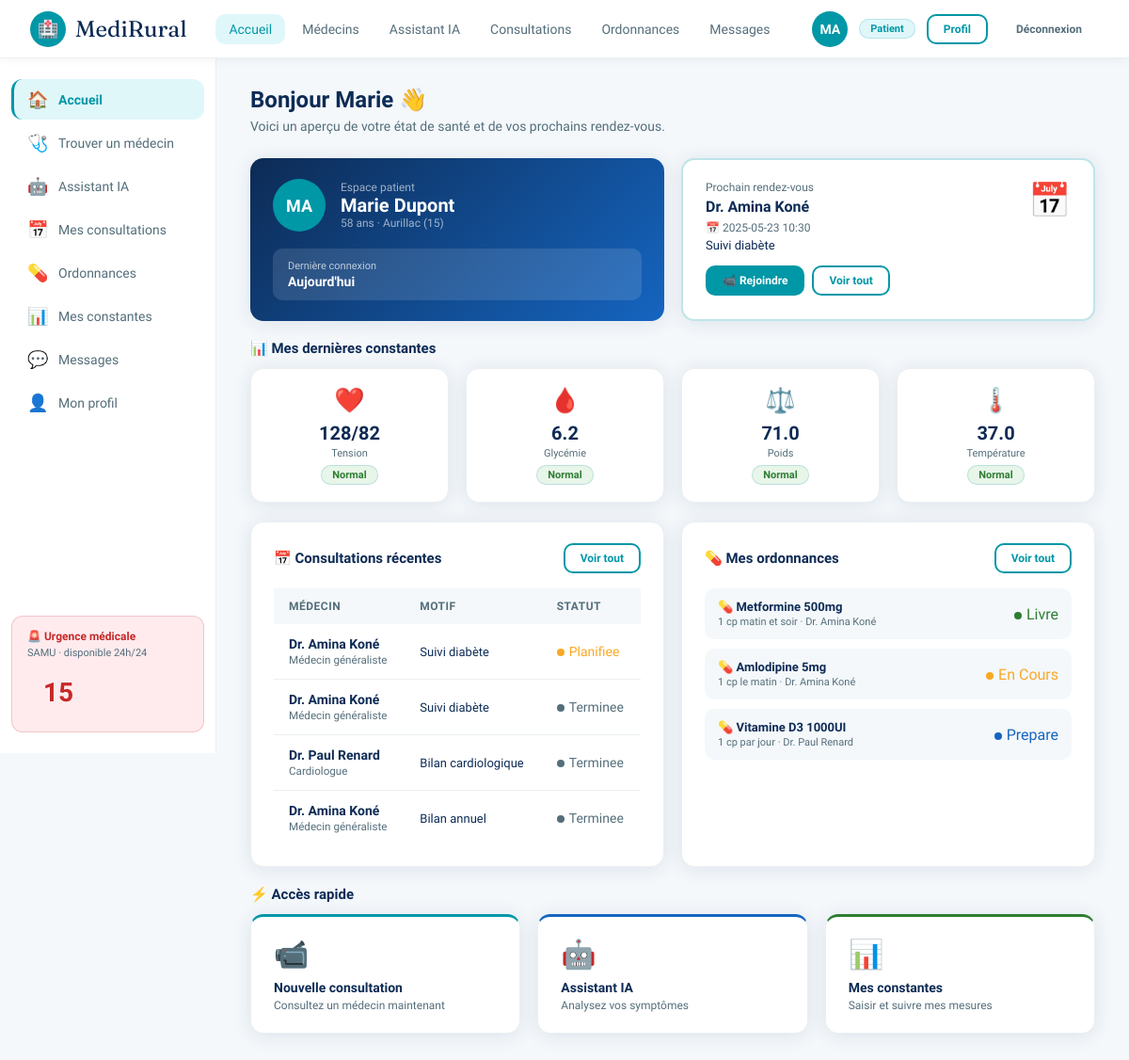
The app's page /dashboard (signed in) with its own data.
### tables this page shows
CREATE TABLE users (
            id          INTEGER PRIMARY KEY AUTOINCREMENT,
            email       TEXT UNIQUE NOT NULL,
            password    TEXT NOT NULL,
            name        TEXT NOT NULL,
            role        TEXT NOT NULL DEFAULT 'patient',
            age         INTEGER,
            city        TEXT,
            phone       TEXT,
            specialite  TEXT,
            bio         TEXT,
            avatar_color TEXT DEFAULT '#0097A7',
            created_at  TEXT DEFAULT (datetime('now'))
        );

CREATE TABLE consultations (
            id          INTEGER PRIMARY KEY AUTOINCREMENT,
            patient_id  INTEGER NOT NULL,
            doctor_id   INTEGER NOT NULL,
            motif       TEXT,
            status      TEXT DEFAULT 'planifiee',
            date_rdv    TEXT,
            notes       TEXT,
            ordonnance  TEXT,
            created_at  TEXT DEFAULT (datetime('now')),
            FOREIGN KEY (patient_id) REFERENCES users(id),
            FOREIGN KEY (doctor_id)  REFERENCES doctors(id)
        );

CREATE TABLE constantes (
            id          INTEGER PRIMARY KEY AUTOINCREMENT,
            patient_id  INTEGER NOT NULL,
            tension     TEXT,
            glycemie    TEXT,
            poids       REAL,
            temperature REAL,
            spo2        TEXT,
            recorded_at TEXT DEFAULT (datetime('now')),
            FOREIGN KEY (patient_id) REFERENCES users(id)
        );

CREATE TABLE doctors (
            id          INTEGER PRIMARY KEY AUTOINCREMENT,
            user_id     INTEGER NOT NULL UNIQUE,
            specialite  TEXT NOT NULL,
            note        REAL DEFAULT 4.8,
            nb_consults INTEGER DEFAULT 0,
            dispo       TEXT DEFAULT 'Disponible',
            tarif       INTEGER DEFAULT 25,
            FOREIGN KEY (user_id) REFERENCES users(id)
        );

CREATE TABLE ordonnances (
            id          INTEGER PRIMARY KEY AUTOINCREMENT,
            patient_id  INTEGER NOT NULL,
            doctor_id   INTEGER NOT NULL,
            medicament  TEXT NOT NULL,
            posologie   TEXT,
            duree       TEXT,
            status      TEXT DEFAULT 'en_attente',
            created_at  TEXT DEFAULT (datetime('now')),
            FOREIGN KEY (patient_id) REFERENCES users(id),
            FOREIGN KEY (doctor_id)  REFERENCES users(id)
        );

### app.py (the view, shortened to what this page needs)
@app.route("/dashboard")
@login_required
def dashboard():
    uid  = session["user_id"]
    role = session["role"]
    if role == "patient":
        user   = query("SELECT * FROM users WHERE id=?", (uid,), one=True)
        consults = query("""
            SELECT c.*, u.name as doc_name, d.specialite
            FROM consultations c
            JOIN doctors d ON c.doctor_id=d.id
            JOIN users u ON d.user_id=u.id
            WHERE c.patient_id=? ORDER BY c.date_rdv DESC LIMIT 5
        """, (uid,))
        ordos = query("""
            SELECT o.*, u.name as doc_name FROM ordonnances o
            JOIN users u ON o.doctor_id=u.id
            WHERE o.patient_id=? ORDER BY o.created_at DESC LIMIT 3
        """, (uid,))
        constante = query("SELECT * FROM constantes WHERE patient_id=? ORDER BY recorded_at DESC LIMIT 1", (uid,), one=True)
        prochain  = query("""
            SELECT c.*, u.name as doc_name FROM consultations c
            JOIN doctors d ON c.doctor_id=d.id
            JOIN users u ON d.user_id=u.id
            WHERE c.patient_id=? AND c.status='planifiee' ORDER BY c.date_rdv ASC LIMIT 1
        """, (uid,), one=True)
        return render_template("dashboard_patient.html",
            user=user, consults=consults, ordos=ordos,
            constante=constante, prochain=prochain)

### templates/dashboard_patient.html (shortened to what this page needs)
{% extends "base.html" %}
{% block content %}
<p class="page-title">Bonjour {{ session.name.split()[0] }} 👋</p>
<p class="page-sub">Voici un aperçu de votre état de santé et de vos prochains rendez-vous.</p>
<div class="card-grid card-grid-2" style="margin-bottom:20px">
  <div class="card" style="background:linear-gradient(135deg,#0D2B55,#1565C0);border:none">
    <div style="display:flex;align-items:center;gap:16px;margin-bottom:18px">
      <div class="avatar" style="background:{{ session.avatar_color }};width:56px;height:56px;font-size:18px">
        {{ session.name[:2].upper() }}
      </div>
      <div>
        <p style="color:rgba(255,255,255,.6);font-size:12px">Espace patient</p>
        <p style="color:#fff;font-weight:800;font-size:20px">{{ user.name }}</p>
        <p style="color:rgba(255,255,255,.6);font-size:12px">{{ user.age }} ans{% if user.city %} · {{ user.city }}{% endif %}</p>
      </div>
    </div>
    <div style="background:rgba(255,255,255,.12);border-radius:10px;padding:12px 16px">
      <p style="color:rgba(255,255,255,.7);font-size:11px;margin-bottom:2px">Dernière connexion</p>
      <p style="color:#fff;font-weight:600;font-size:14px">Aujourd'hui</p>
    </div>
  </div>
  {% if prochain %}
  <div class="card" style="border:2px solid rgba(0,151,167,.25)">
    <div style="display:flex;justify-content:space-between;align-items:flex-start;margin-bottom:14px">
      <div>
        <p style="color:var(--grey);font-size:12px;margin-bottom:4px">Prochain rendez-vous</p>
        <p style="color:var(--navy);font-weight:800;font-size:16px">{{ prochain.doc_name }}</p>
        <p style="color:var(--grey);font-size:12px;margin-top:6px">📅 {{ prochain.date_rdv }}</p>
        <p style="color:var(--navy);font-size:13px;margin-top:4px;font-weight:500">{{ prochain.motif }}</p>
      </div>
      <span style="font-size:36px">📅</span>
    </div>
    <div style="display:flex;gap:8px">
      <a href="{{ url_for('teleconsult', consult_id=prochain.id) }}" class="btn btn-primary btn-sm">📹 Rejoindre</a>
      <a href="{{ url_for('consultations') }}" class="btn btn-outline btn-sm">Voir tout</a>
    </div>
  </div>
  {% endif %}
</div>
{% if constante %}
<p style="font-weight:800;font-size:15px;color:var(--navy);margin-bottom:12px">📊 Mes dernières constantes</p>
<div class="card-grid card-grid-4" style="margin-bottom:20px">
  {% for item in [
    ('❤️','Tension',    constante.tension,    'mmHg'),
    ('🩸','Glycémie',   constante.glycemie,   'mmol/L'),
    ('⚖️','Poids',      constante.poids|string if constante.poids else '—', 'kg'),
    ('🌡️','Température', constante.temperature|string if constante.temperature else '—', '°C')
  ] %}
  <div class="card" style="text-align:center;padding:18px 12px">
    <div style="font-size:26px;margin-bottom:8px">{{ item[0] }}</div>
    <p style="font-size:20px;font-weight:800;color:var(--navy)">{{ item[2] or '—' }}</p>
    <p style="color:var(--grey);font-size:11px;margin-top:3px">{{ item[1] }}</p>
    <span class="badge badge-green" style="margin-top:6px;display:inline-block">Normal</span>
  </div>
  {% endfor %}
</div>
{% endif %}
<div class="card-grid card-grid-2" style="margin-bottom:20px">
  <div class="card">
    <div style="display:flex;justify-content:space-between;align-items:center;margin-bottom:16px">
      <h3 style="font-size:15px;font-weight:800;color:var(--navy)">📅 Consultations récentes</h3>
      <a href="{{ url_for('consultations') }}" class="btn btn-outline btn-sm">Voir tout</a>
    </div>
    {% if consults %}
    <table>
      <thead><tr><th>Médecin</th><th>Motif</th><th>Statut</th></tr></thead>
      <tbody>
        {% for c in consults[:4] %}
        <tr>
          <td><strong>{{ c.doc_name }}</strong><br><small style="color:var(--grey)">{{ c.specialite }}</small></td>
          <td style="font-size:13px">{{ c.motif }}</td>
          <td><span class="s-{{ c.status }}"><span class="status-dot"></span>{{ c.status|replace('_',' ')|title }}</span></td>
        </tr>
        {% endfor %}
      </tbody>
    </table>
    {% else %}
    <p style="color:var(--grey);text-align:center;padding:20px;font-size:14px">Aucune consultation pour le moment.</p>
    {% endif %}
  </div>
  <div class="card">
    <div style="display:flex;justify-content:space-between;align-items:center;margin-bottom:16px">
      <h3 style="font-size:15px;font-weight:800;color:var(--navy)">💊 Mes ordonnances</h3>
      <a href="{{ url_for('ordonnances') }}" class="btn btn-outline btn-sm">Voir tout</a>
    </div>
    {% if ordos %}
    <div style="display:flex;flex-direction:column;gap:10px">
      {% for o in ordos %}
      <div style="display:flex;align-items:center;justify-content:space-between;background:var(--off);border-radius:10px;padding:12px 14px">
        <div>
          <p style="font-weight:700;color:var(--navy);font-size:13px">💊 {{ o.medicament }}</p>
          <p style="color:var(--grey);font-size:11px;margin-top:2px">{{ o.posologie }} · {{ o.doc_name }}</p>
        </div>
        <span class="s-{{ o.status }}"><span class="status-dot"></span>{{ o.status|replace('_',' ')|title }}</span>
      </div>
      {% endfor %}
    </div>
    {% else %}
    <p style="color:var(--grey);text-align:center;padding:20px;font-size:14px">Aucune ordonnance.</p>
    {% endif %}
  </div>
</div>
<p style="font-weight:800;font-size:15px;color:var(--navy);margin-bottom:12px">⚡ Accès rapide</p>
<div class="card-grid card-grid-3">
  <a href="{{ url_for('doctors') }}" class="card" style="border-top:3px solid var(--teal);cursor:pointer;display:block">
    <div style="font-size:30px;margin-bottom:10px">📹</div>
    <p style="font-weight:800;color:var(--navy);font-size:14px">Nouvelle consultation</p>
    <p style="color:var(--grey);font-size:12px;margin-top:4px">Consultez un médecin maintenant</p>
  </a>
  <a href="{{ url_for('assistant') }}" class="card" style="border-top:3px solid var(--blue);cursor:pointer;display:block">
    <div style="font-size:30px;margin-bottom:10px">🤖</div>
    <p style="font-weight:800;color:var(--navy);font-size:14px">Assistant IA</p>
    <p style="color:var(--grey);font-size:12px;margin-top:4px">Analysez vos symptômes</p>
  </a>
  <a href="{{ url_for('constantes') }}" class="card" style="border-top:3px solid var(--green);cursor:pointer;display:block">
    <div style="font-size:30px;margin-bottom:10px">📊</div>
    <p style="font-weight:800;color:var(--navy);font-size:14px">Mes constantes</p>
    <p style="color:var(--grey);font-size:12px;margin-top:4px">Saisir et suivre mes mesures</p>
  </a>
</div>
{% endblock %}

### templates/base.html (shortened to what this page needs)
<!DOCTYPE html>
<html lang="fr">
<head>
</head>
<body>
<nav class="topbar">
  <a href="{{ url_for('dashboard') }}" class="logo">
    <div class="logo-icon">🏥</div>
    MediRural
  </a>
  {% if session.user_id %}
  <div class="nav-links">
    <a href="{{ url_for('dashboard') }}" {% if request.endpoint=='dashboard' %}class="active"{% endif %}>Accueil</a>
    {% if session.role=='patient' %}
    <a href="{{ url_for('doctors') }}" {% if request.endpoint=='doctors' %}class="active"{% endif %}>Médecins</a>
    <a href="{{ url_for('assistant') }}" {% if request.endpoint=='assistant' %}class="active"{% endif %}>Assistant IA</a>
    {% endif %}
    <a href="{{ url_for('consultations') }}" {% if request.endpoint=='consultations' %}class="active"{% endif %}>Consultations</a>
    <a href="{{ url_for('ordonnances') }}" {% if request.endpoint=='ordonnances' %}class="active"{% endif %}>Ordonnances</a>
    <a href="{{ url_for('messages') }}" {% if request.endpoint=='messages' %}class="active"{% endif %}>Messages</a>
  </div>
  <div class="nav-right">
    <div class="avatar" style="background:{{ session.avatar_color }}">{{ session.name[:2].upper() }}</div>
    <span class="badge {% if session.role=='doctor' %}badge-blue{% endif %}">{{ 'Médecin' if session.role=='doctor' else 'Patient' }}</span>
    <a href="{{ url_for('profile') }}" class="btn btn-outline btn-sm">Profil</a>
    <a href="{{ url_for('logout') }}" class="btn btn-sm" style="color:var(--grey)">Déconnexion</a>
  </div>
  {% endif %}
</nav>
{% if session.user_id %}
<div class="layout">
  <aside class="sidebar">
    {% if session.role == 'patient' %}
    <a href="{{ url_for('dashboard') }}" class="{{ 'active' if request.endpoint=='dashboard' }}"><span class="icon">🏠</span> Accueil</a>
    <a href="{{ url_for('doctors') }}"   class="{{ 'active' if request.endpoint in ['doctors','doctor_detail'] }}"><span class="icon">🩺</span> Trouver un médecin</a>
    <a href="{{ url_for('assistant') }}" class="{{ 'active' if request.endpoint=='assistant' }}"><span class="icon">🤖</span> Assistant IA</a>
    <a href="{{ url_for('consultations') }}" class="{{ 'active' if request.endpoint=='consultations' }}"><span class="icon">📅</span> Mes consultations</a>
    <a href="{{ url_for('ordonnances') }}" class="{{ 'active' if request.endpoint=='ordonnances' }}"><span class="icon">💊</span> Ordonnances</a>
    <a href="{{ url_for('constantes') }}" class="{{ 'active' if request.endpoint=='constantes' }}"><span class="icon">📊</span> Mes constantes</a>
    <a href="{{ url_for('messages') }}" class="{{ 'active' if request.endpoint=='messages' }}"><span class="icon">💬</span> Messages</a>
    <a href="{{ url_for('profile') }}"  class="{{ 'active' if request.endpoint=='profile' }}"><span class="icon">👤</span> Mon profil</a>
    {% endif %}
    <div class="sidebar-bottom">
      <div class="urgence-box">
        <h4>🚨 Urgence médicale</h4>
        <p style="font-size:11px;color:var(--grey);margin:3px 0 8px">SAMU · disponible 24h/24</p>
        <a href="tel:15">15</a>
      </div>
    </div>
  </aside>
  <main class="main">
    {% block content %}{% endblock %}
  </main>
</div>
{% else %}
{% block public_content %}{% endblock %}
{% endif %}
</body>
</html>

### records on screen
users: role "Patient", name "Marie Dupont", age "58", city "Aurillac (15)"
users: doc_name "Dr. Amina Koné"
consultations: date_rdv "2025-05-23 10:30", motif "Suivi diabète", doc_name "Dr. Amina Koné", specialite "Médecin généraliste", status "Planifiee"
constantes: item "❤️", tension "128/82", item "Tension", item "🩸", glycemie "6.2", item "Glycémie"
consultations: doc_name "Dr. Amina Koné", specialite "Médecin généraliste", motif "Suivi diabète", status "Terminee"
consultations: doc_name "Dr. Paul Renard", specialite "Cardiologue", motif "Bilan cardiologique", status "Terminee"
consultations: doc_name "Dr. Amina Koné", specialite "Médecin généraliste", motif "Bilan annuel", status "Terminee"
ordonnances: medicament "Metformine 500mg", posologie "1 cp matin et soir", doc_name "Dr. Amina Koné", status "Livre"
ordonnances: medicament "Amlodipine 5mg", posologie "1 cp le matin", doc_name "Dr. Amina Koné", status "En Cours"
ordonnances: medicament "Vitamine D3 1000UI", posologie "1 cp par jour", doc_name "Dr. Paul Renard", status "Prepare"

### other values on screen
{{ session.name[:2].upper() }} "MA"
{{ session.name.split()[0] }} "Marie"
{{ item[0] }} "⚖️" "🌡️"
{{ item[2] or '—' }} "71.0" "37.0"
{{ item[1] }} "Poids" "Température"
